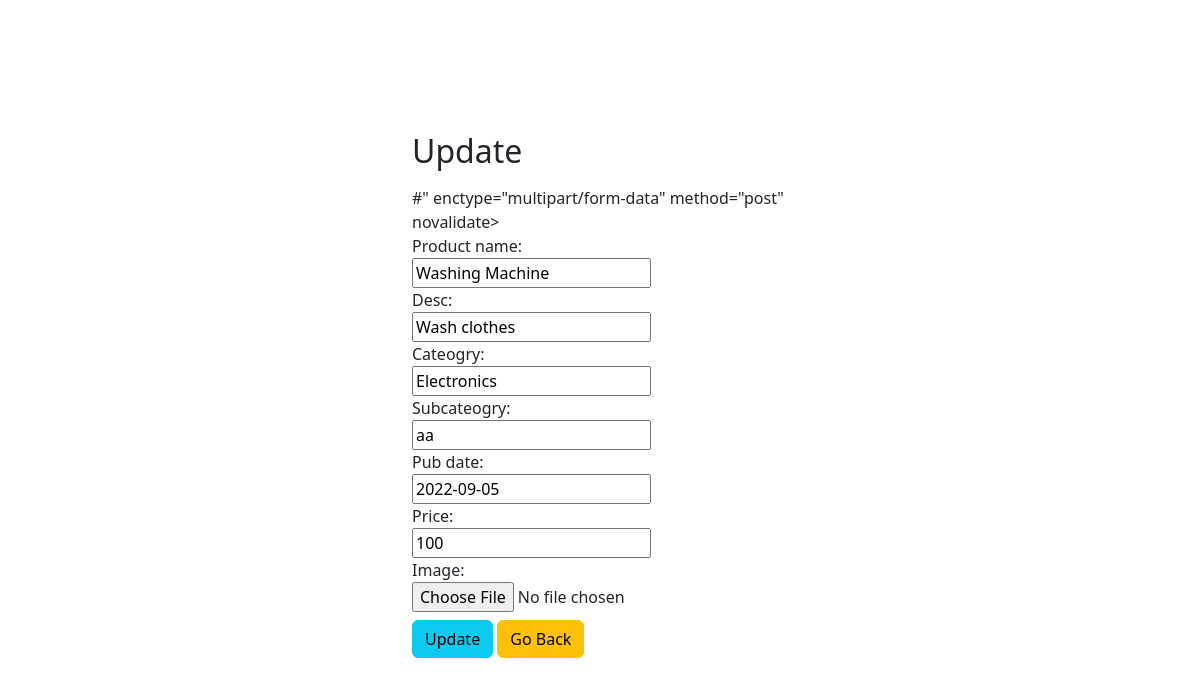
Screenshot of /shop/updaterecord/2 with the database file from the repository.
### shop/models.py (models this page shows, shortened)
class Product(models.Model):
    product_id = models.AutoField
    product_name = models.CharField(max_length=30)
    desc = models.CharField(max_length=300)
    Cateogry = models.CharField(max_length=30, default="")
    subcateogry = models.CharField(max_length=30, default='')
    pub_date = models.DateField()
    price = models.IntegerField(default=0)
    image = models.ImageField(default = "")

### shop/views.py (the view)
# urls.py: path('updaterecord/<int:myid>',views.update_record, name= "updaterecord"),
def update_record(request, myid):
    if request.method == 'POST':
        form = ProductForm(request.POST)
        if form.is_valid():
            product_name = form.cleaned_data['product_name']
            desc= form.cleaned_data['desc']
            cateogry = form.cleaned_data['Cateogry']
            subcateogry = form.cleaned_data['subcateogry']
            price = form.cleaned_data['price']
            pub_date = form.cleaned_data['pub_date']
            stu = Product(id=myid,product_name=product_name, desc=desc,Cateogry=cateogry,subcateogry=subcateogry,price=price,pub_date=pub_date,)
            stu.save()
            messages.success(request, "Updated Successfully!!!")
    else:
        data = Product.objects.get(pk=myid)
        form = ProductForm(instance= data)
    return render(request, 'shop/update.html', {'form': form})

### shop/forms.py
class ProductForm(forms.ModelForm):
    image = forms.ImageField(widget=forms.FileInput(attrs={'class':"card-img-top img-fluid"}), required=False)
    class Meta:
        model = Product
        fields = '__all__'

### shop/templates/shop/update.html (shortened to what this page needs)
<!doctype html>
<html lang="en">
<head>
    <link href="https://cdn.jsdelivr.net/npm/bootstrap@5.2.1/dist/css/bootstrap.min.css" rel="stylesheet"
>
</head>
<body>
<div class=" container my-3 col-sm-4  col-md-offset-5 align-center myform">
     <h2  class=" my-3 ">Update</h2>
    #" enctype="multipart/form-data" method="post" novalidate>
        {% for field in form %}
        <div class="form-group" >
            {{ field.label_tag }}<br>
            {{ field }}
        </div>
        {% endfor %}
        <input type="submit" class="btn btn-info my-2" value="Update">
       <a  href="{% url 'check' %}" class="btn btn-warning"> Go Back</a>
</div>
</body>
</html>

### shop/templates/shop/update.html (style rules this page uses)
.myform { padding-top: 100px; }

### rows the page displays
Product: form "Washing Machine" "Wash clothes" "Electronics" "aa" "2022-09-05" "100"

### other values shown
{{ field.label_tag }} "Product name:" "Desc:" "Cateogry:" "Subcateogry:" "Pub date:" "Price:" "Image:"
